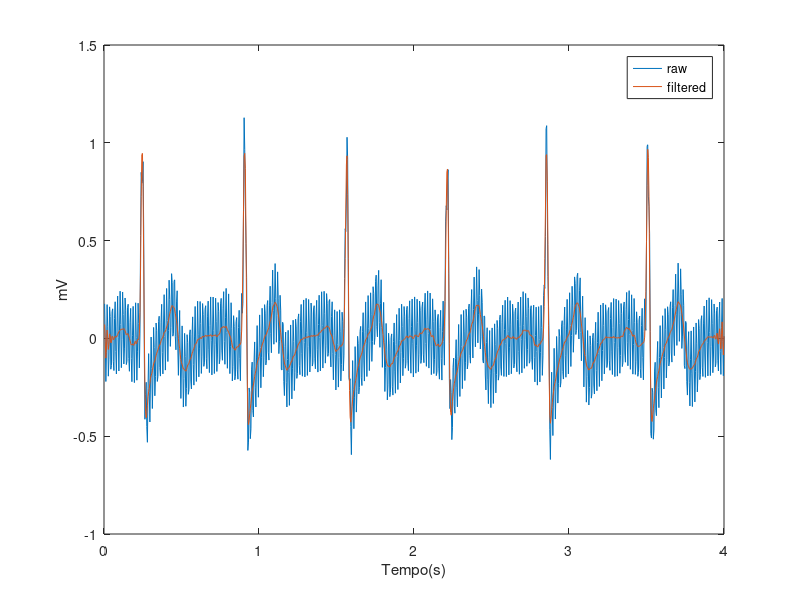
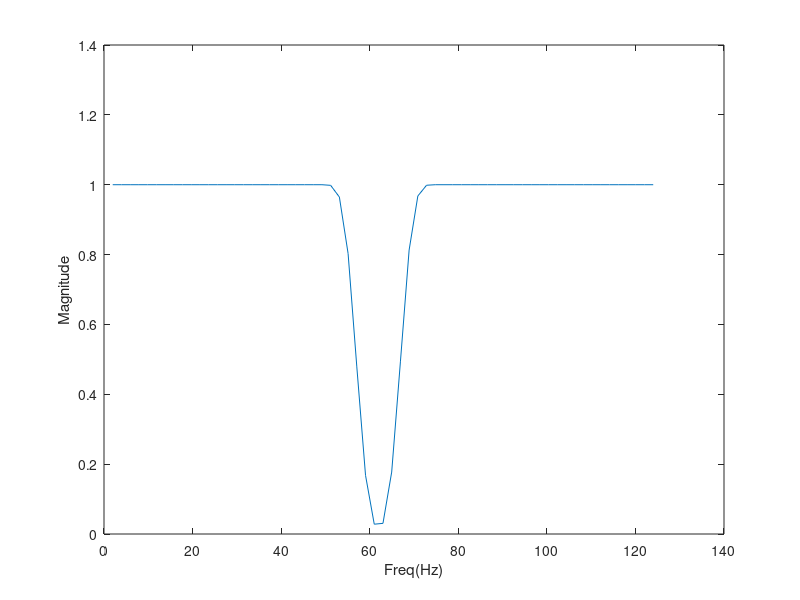

Here is the MATLAB script that generated these plots, in order:
load ECG_60Hz_data.mat
fs = 250;
N = length(x);
L = 127;
t = (1:N)/fs;

fh = 65/fs;
fl = 55/fs;

k = -floor(L/2):-1;
b = sin(2*pi*fl*k)./(pi*k) - sin(2*pi*fh*k)./(pi*k);
b = [b 1-2*(fh-fl), fliplr(b)];

N_w = length(b);
n = -floor(L/2):floor(L/2);
w_B = 0.35875 + 0.48829*cos(2*pi*n/N_w) + 0.14128*cos(4*pi*n/N_w)+ 0.01168*cos(6*pi*n/N_w); 

b = b .* w_B;

y = conv(x,b,'same');

plot(t,x);hold on;
plot(t,y);hold off;
xlabel('Tempo(s)');ylabel('mV');
legend('raw','filtered');

B = abs(fft(b));B = B(1:floor(N_w/2));
f =(1:floor(N_w/2))*fs/N_w;
figure(2);
plot(f,B);
xlabel('Freq(Hz)');ylabel('Magnitude');
